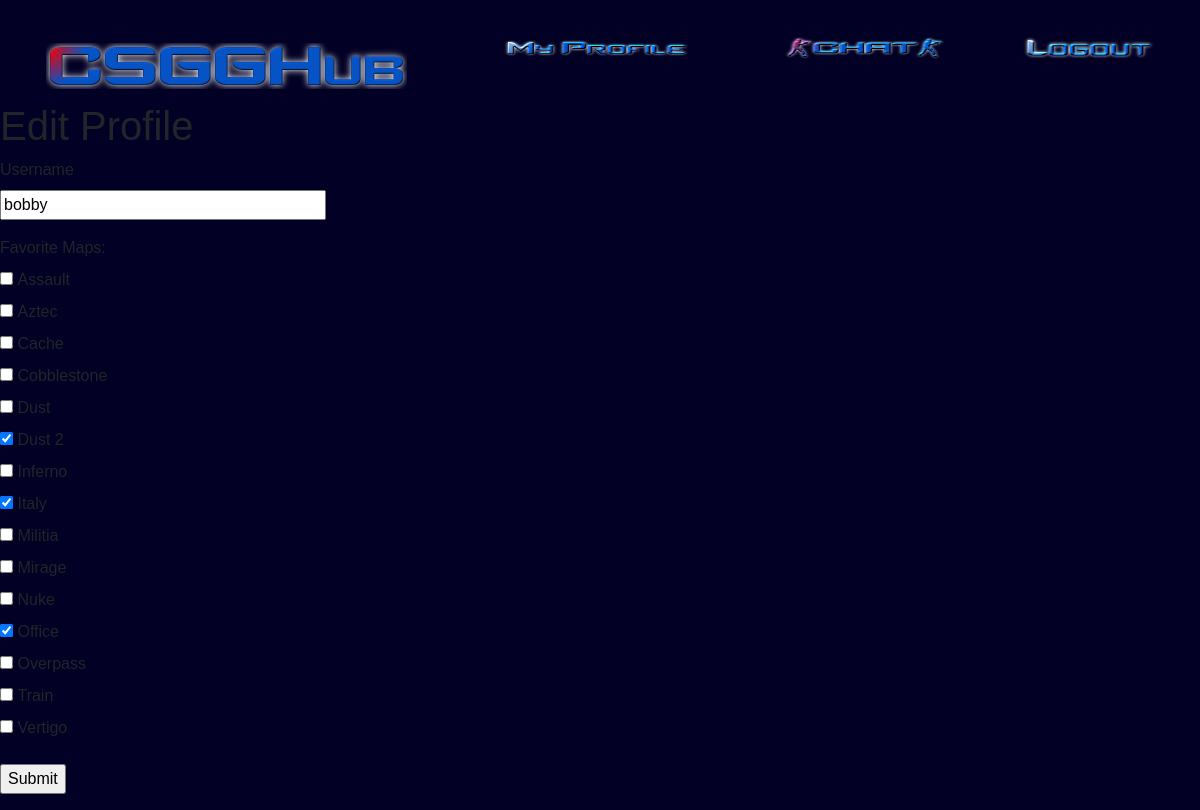
Screenshot of /edit_profile (signed in) with the database file from the repository.
### app/models.py (models this page shows, shortened)
class User(UserMixin, db.Model):
    id = db.Column(db.Integer, primary_key=True)
    username = db.Column(db.String(64), index=True, unique=True)
    email = db.Column(db.String(120), index=True, unique=True)
    password_hash = db.Column(db.String(128))
    rank_id = db.Column(db.Integer, db.ForeignKey('rank.id'))
    private = db.Column(db.Boolean, default=False)
    chat = db.relationship('Chat', backref='author', lazy='dynamic')
    created_rooms = db.relationship('ChatRoom', backref='creator', lazy='dynamic')
    fav_weapons = db.relationship('FavWeapon', backref='user', lazy='dynamic')
    fav_maps = db.relationship('FavMap', backref='user', lazy='dynamic')
    about_me = db.Column(db.String(300))
    last_seen = db.Column(db.DateTime, default=datetime.utcnow)

class Map(db.Model):
    id = db.Column(db.Integer, primary_key=True)
    map_name = db.Column(db.String(64), unique=True)
    users = db.relationship('FavMap', backref='map', lazy='dynamic')

### app/routes.py (the view)
@app.route('/edit_profile', methods=['GET', 'POST'])
@login_required
def edit_profile():
    form = EditProfileForm()
    form.fav_maps.choices = [(map.id, map.map_name) for map in Map.query.order_by(Map.map_name)]
    if form.validate_on_submit():
        current_user.username = form.username.data
        current_user.about_me = form.about_me.data
        fav_map_ids = request.form.getlist('fav_maps')
        for fav_map in current_user.fav_maps.all():
            current_user.fav_maps.remove(fav_map)
        for map_id in fav_map_ids:
            map = Map.query.get(map_id)
            if map:
                fav_map = FavMap(user=current_user, map=map)
                db.session.add(fav_map)
        db.session.commit()
        flash('Your changes have been saved.')
        return redirect(url_for('edit_profile'))
    elif request.method == 'GET':
        form.username.data = current_user.username
        form.about_me.data = current_user.about_me
        form.fav_maps.data = [fav_map.map_id for fav_map in current_user.fav_maps]
    return render_template('edit_profile.html', title='Edit Profile', form=form)

### app/forms.py
class EditProfileForm(FlaskForm):
    username = StringField('Username', validators=[DataRequired()])
    about_me = TextAreaField('About me', validators=[Length(min=0, max=300)])
    fav_maps = SelectMultipleField('Favorite Maps', coerce=int)
    submit = SubmitField('Submit')

### app/models.py (called while the page is built)
@login.user_loader
def load_user(id):
    return User.query.get(int(id))

### app/routes.py (called while the page is built)
@app.before_request
def before_request():
    if current_user.is_authenticated:
        current_user.last_seen = datetime.utcnow()
        db.session.commit()

### app/templates/edit_profile.html (shortened to what this page needs)
{% extends "base.html" %}
{% block content %}
    <h1>Edit Profile</h1>
    <form action="" method="post">
        <p>
            {{ form.username.label }}<br>
            {{ form.username(size=32) }}<br>
        </p>
        <p>
            <label for="fav_maps">Favorite Maps:</label><br>
            {% for map_id, map_name in form.fav_maps.choices %}
            <input type="checkbox" id="fav_map_{{ map_id }}" name="fav_maps" value="{{ map_id }}"
                {% if map_id in form.fav_maps.data %}checked{% endif %}>
            <label for="fav_map_{{ map_id }}">{{ map_name }}</label><br>
            {% endfor %}
        </p>
        <p>{{ form.submit() }}</p>
    </form>
{% endblock %}

### app/static/style.css (style rules this page uses)
* { font-family: Arial, Helvetica, sans-serif; }
body { background-color: rgb(2, 0, 36); background-color: linear-gradient(90deg, rgba(2, 0, 36, 1) 0%, rgba(9, 9, 121, 1) 35%, rgba(0, 212, 255, 1) 100%); }

### rows the page displays
User: username "bobby"
Map: map_name "Assault"
Map: map_name "Aztec"
Map: map_name "Cache"
Map: map_name "Cobblestone"
Map: map_name "Dust"
Map: fav_maps "☑", map_name "Dust 2"
Map: map_name "Inferno"
Map: fav_maps "☑", map_name "Italy"
Map: map_name "Militia"
Map: map_name "Mirage"
Map: map_name "Nuke"
Map: fav_maps "☑", map_name "Office"
Map: map_name "Overpass"
Map: map_name "Train"
Map: map_name "Vertigo"
